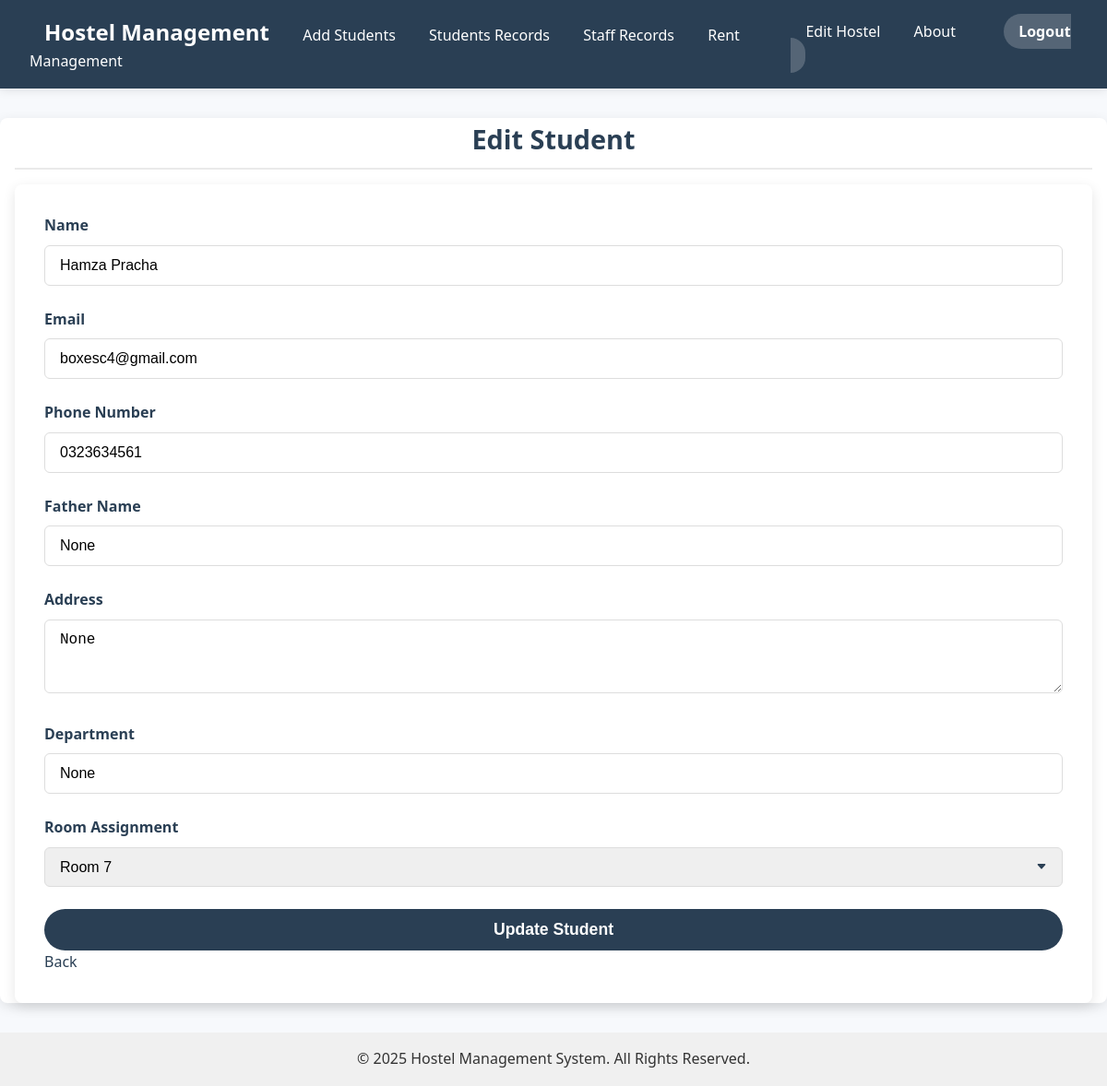
/students/edit/7/ (signed in), run on the app's committed database.
### members/models.py (models this page shows, shortened)
class Student(models.Model):
    hostel = models.ForeignKey(Hostel, on_delete=models.CASCADE, related_name='students')
    name = models.CharField(max_length=100)
    father_name = models.CharField(max_length=100, blank=True, null=True)
    email = models.EmailField(unique=True)
    phone_number = models.CharField(max_length=15)
    address = models.TextField(blank=True, null=True)
    department = models.CharField(max_length=100, blank=True, null=True)
    room = models.ForeignKey(Room, on_delete=models.SET_NULL, null=True, blank=True, related_name='students')
    registration_date = models.DateField(auto_now_add=True)
    is_active = models.BooleanField(default=True)

### members/views.py (the view, shortened to what this page needs)
# urls.py: path('students/edit/<int:student_id>/', edit_student, name='edit_student'),
@login_required
def edit_student(request, student_id):
    hostel = Hostel.objects.filter(owner=request.user).first()
    student = get_object_or_404(Student, id=student_id, hostel=hostel)
    rooms = Room.objects.filter(hostel=hostel)
    return render(request, 'edit_student.html', {'student': student, 'rooms': rooms})

### members/templates/edit_student.html (shortened to what this page needs)
{% extends 'base.html' %}
{% block content %}
<h2>Edit Student</h2>
<form method="POST" action="{% url 'edit_student' student.id %}">
    <div class="form-group">
        <label for="studentName">Name</label>
        <input type="text" id="studentName" name="name" value="{{ student.name }}" required>
    </div>
    <div class="form-group">
        <label for="studentEmail">Email</label>
        <input type="email" id="studentEmail" name="email" value="{{ student.email }}" required>
    </div>
    <div class="form-group">
        <label for="studentPhone">Phone Number</label>
        <input type="text" id="studentPhone" name="phone_number" value="{{ student.phone_number }}" required>
    </div>
    <div class="form-group">
        <label for="fatherName">Father Name</label>
        <input type="text" id="fatherName" name="father_name" value="{{ student.father_name }}">
    </div>
    <div class="form-group">
        <label for="address">Address</label>
        <textarea id="address" name="address" rows="3">{{ student.address }}</textarea>
    </div>
    <div class="form-group">
        <label for="department">Department</label>
        <input type="text" id="department" name="department" value="{{ student.department }}">
    </div>
    <div class="form-group">
        <label for="room">Room Assignment</label>
        <select name="room" id="room">
            {% for room in rooms %}
                <option value="{{ room.id }}" {% if student.room and student.room.id == room.id %}selected{% endif %}>
                    Room {{ room.room_number }}
                </option>
            {% endfor %}
        </select>
    </div>
    <button type="submit" class="btn">Update Student</button>
    <a href="{% url 'manage_students' %}" class="btn btn-secondary">Back</a>
</form>
{% endblock %}

### members/static/css/user_side.css (style rules this page uses)
body { font-family: 'Segoe UI', Tahoma, Geneva, Verdana, sans-serif; background-color: #f7f9fc; margin: 0; padding: 0; color: #333; }
h2 { text-align: center; margin-bottom: 1.5rem; color: #2a3f54; }
form div { margin-bottom: 1.25rem; }
label { display: block; font-weight: 600; margin-bottom: 0.5rem; }
input[type="text"], input[type="email"], input[type="number"], select, textarea { width: 100%; padding: 0.5rem 0.75rem; border: 1.5px solid #ccc; border-radius: 6px; font-size: 1rem; }
button[type="submit"] { width: 100%; padding: 0.75rem; background-color: #2a3f54; border: none; border-radius: 25px; color: white; font-size: 1.1rem; font-weight: 600; cursor: pointer; }
a { color: #2a3f54; text-decoration: none; }

### members/static/css/enhanced_style.css (style rules this page uses)
body { font-family: 'Segoe UI', Tahoma, Geneva, Verdana, sans-serif; background-color: #f7f9fc; margin: 0; padding: 0; color: #333; line-height: 1.6; }
h1, h2, h3, h4, h5, h6 { color: #2a3f54; margin-bottom: 1rem; }
h2 { font-size: 1.8rem; border-bottom: 2px solid #eaeaea; padding-bottom: 0.5rem; margin-top: 2rem; }
form { background-color: white; padding: 2rem; border-radius: 8px; box-shadow: 0 4px 14px rgba(0, 0, 0, 0.1); margin-bottom: 2rem; }
form div { margin-bottom: 1.5rem; }
label { display: block; font-weight: 600; margin-bottom: 0.5rem; color: #2a3f54; }
input[type="text"], input[type="email"], input[type="password"], input[type="number"], input[type="date"], select, textarea { width: 100%; padding: 0.75rem 1rem; border: 1px solid #ddd; border-radius: 6px; font-size: 1rem; transition: all 0.3s ease; box-sizing: border-box; }
select { appearance: none; background-repeat: no-repeat; background-position: right 1rem center; padding-right: 2.5rem; }
button[type="submit"] { width: 100%; padding: 0.75rem; background-color: #2a3f54; border: none; border-radius: 25px; color: white; font-size: 1.1rem; font-weight: 600; cursor: pointer; transition: all 0.3s ease; }

### data on the page
Student: name "Hamza Pracha", email "boxesc4@gmail.com", phone_number "0323634561", father_name "None", address "None", department "None", room "Room 7"
